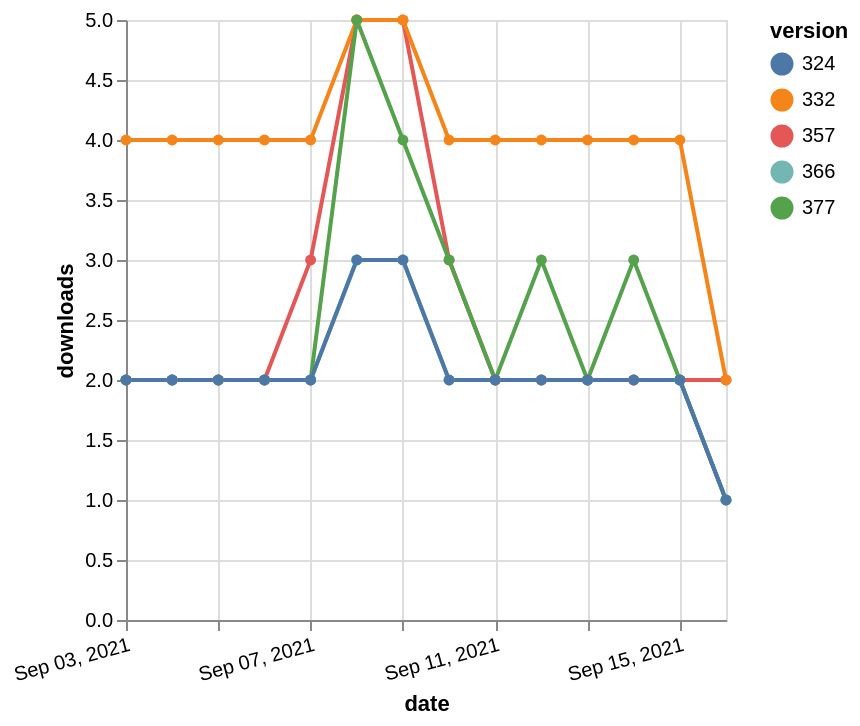

The Vega-Lite source for this figure:
### Vega-Lite specification from a JSON file in a GitHub repository (floating-point values rounded to 4 significant figures)
{"$schema": "https://vega.github.io/schema/vega-lite/v5.json", "description": "A simple bar chart with embedded data.", "data": {"values": [{"date": "2021-09-03", "total": 2353, "delta": 2, "version": "366"}, {"date": "2021-09-04", "total": 2355, "delta": 2, "version": "366"}, {"date": "2021-09-05", "total": 2357, "delta": 2, "version": "366"}, {"date": "2021-09-06", "total": 2359, "delta": 2, "version": "366"}, {"date": "2021-09-07", "total": 2361, "delta": 2, "version": "366"}, {"date": "2021-09-08", "total": 2364, "delta": 3, "version": "366"}, {"date": "2021-09-09", "total": 2367, "delta": 3, "version": "366"}, {"date": "2021-09-10", "total": 2369, "delta": 2, "version": "366"}, {"date": "2021-09-11", "total": 2371, "delta": 2, "version": "366"}, {"date": "2021-09-12", "total": 2373, "delta": 2, "version": "366"}, {"date": "2021-09-13", "total": 2375, "delta": 2, "version": "366"}, {"date": "2021-09-14", "total": 2377, "delta": 2, "version": "366"}, {"date": "2021-09-15", "total": 2379, "delta": 2, "version": "366"}, {"date": "2021-09-16", "total": 2380, "delta": 1, "version": "366"}, {"date": "2021-09-03", "total": 2926, "delta": 2, "version": "357"}, {"date": "2021-09-04", "total": 2928, "delta": 2, "version": "357"}, {"date": "2021-09-05", "total": 2930, "delta": 2, "version": "357"}, {"date": "2021-09-06", "total": 2932, "delta": 2, "version": "357"}, {"date": "2021-09-07", "total": 2935, "delta": 3, "version": "357"}, {"date": "2021-09-08", "total": 2940, "delta": 5, "version": "357"}, {"date": "2021-09-09", "total": 2945, "delta": 5, "version": "357"}, {"date": "2021-09-10", "total": 2948, "delta": 3, "version": "357"}, {"date": "2021-09-11", "total": 2950, "delta": 2, "version": "357"}, {"date": "2021-09-12", "total": 2952, "delta": 2, "version": "357"}, {"date": "2021-09-13", "total": 2954, "delta": 2, "version": "357"}, {"date": "2021-09-14", "total": 2956, "delta": 2, "version": "357"}, {"date": "2021-09-15", "total": 2958, "delta": 2, "version": "357"}, {"date": "2021-09-16", "total": 2960, "delta": 2, "version": "357"}, {"date": "2021-09-03", "total": 5180, "delta": 4, "version": "332"}, {"date": "2021-09-04", "total": 5184, "delta": 4, "version": "332"}, {"date": "2021-09-05", "total": 5188, "delta": 4, "version": "332"}, {"date": "2021-09-06", "total": 5192, "delta": 4, "version": "332"}, {"date": "2021-09-07", "total": 5196, "delta": 4, "version": "332"}, {"date": "2021-09-08", "total": 5201, "delta": 5, "version": "332"}, {"date": "2021-09-09", "total": 5206, "delta": 5, "version": "332"}, {"date": "2021-09-10", "total": 5210, "delta": 4, "version": "332"}, {"date": "2021-09-11", "total": 5214, "delta": 4, "version": "332"}, {"date": "2021-09-12", "total": 5218, "delta": 4, "version": "332"}, {"date": "2021-09-13", "total": 5222, "delta": 4, "version": "332"}, {"date": "2021-09-14", "total": 5226, "delta": 4, "version": "332"}, {"date": "2021-09-15", "total": 5230, "delta": 4, "version": "332"}, {"date": "2021-09-16", "total": 5232, "delta": 2, "version": "332"}, {"date": "2021-09-03", "total": 2194, "delta": 2, "version": "377"}, {"date": "2021-09-04", "total": 2196, "delta": 2, "version": "377"}, {"date": "2021-09-05", "total": 2198, "delta": 2, "version": "377"}, {"date": "2021-09-06", "total": 2200, "delta": 2, "version": "377"}, {"date": "2021-09-07", "total": 2202, "delta": 2, "version": "377"}, {"date": "2021-09-08", "total": 2207, "delta": 5, "version": "377"}, {"date": "2021-09-09", "total": 2211, "delta": 4, "version": "377"}, {"date": "2021-09-10", "total": 2214, "delta": 3, "version": "377"}, {"date": "2021-09-11", "total": 2216, "delta": 2, "version": "377"}, {"date": "2021-09-12", "total": 2219, "delta": 3, "version": "377"}, {"date": "2021-09-13", "total": 2221, "delta": 2, "version": "377"}, {"date": "2021-09-14", "total": 2224, "delta": 3, "version": "377"}, {"date": "2021-09-15", "total": 2226, "delta": 2, "version": "377"}, {"date": "2021-09-16", "total": 2227, "delta": 1, "version": "377"}, {"date": "2021-09-03", "total": 2689, "delta": 2, "version": "324"}, {"date": "2021-09-04", "total": 2691, "delta": 2, "version": "324"}, {"date": "2021-09-05", "total": 2693, "delta": 2, "version": "324"}, {"date": "2021-09-06", "total": 2695, "delta": 2, "version": "324"}, {"date": "2021-09-07", "total": 2697, "delta": 2, "version": "324"}, {"date": "2021-09-08", "total": 2700, "delta": 3, "version": "324"}, {"date": "2021-09-09", "total": 2703, "delta": 3, "version": "324"}, {"date": "2021-09-10", "total": 2705, "delta": 2, "version": "324"}, {"date": "2021-09-11", "total": 2707, "delta": 2, "version": "324"}, {"date": "2021-09-12", "total": 2709, "delta": 2, "version": "324"}, {"date": "2021-09-13", "total": 2711, "delta": 2, "version": "324"}, {"date": "2021-09-14", "total": 2713, "delta": 2, "version": "324"}, {"date": "2021-09-15", "total": 2715, "delta": 2, "version": "324"}, {"date": "2021-09-16", "total": 2716, "delta": 1, "version": "324"}]}, "width": "container", "mark": {"type": "line", "point": {"filled": true}}, "encoding": {"x": {"field": "date", "type": "temporal", "timeUnit": "yearmonthdate", "title": "date", "axis": {"labelAngle": -15}}, "y": {"field": "delta", "type": "quantitative", "title": "downloads"}, "color": {"field": "version", "type": "nominal"}, "tooltip": {"field": "delta"}}}
